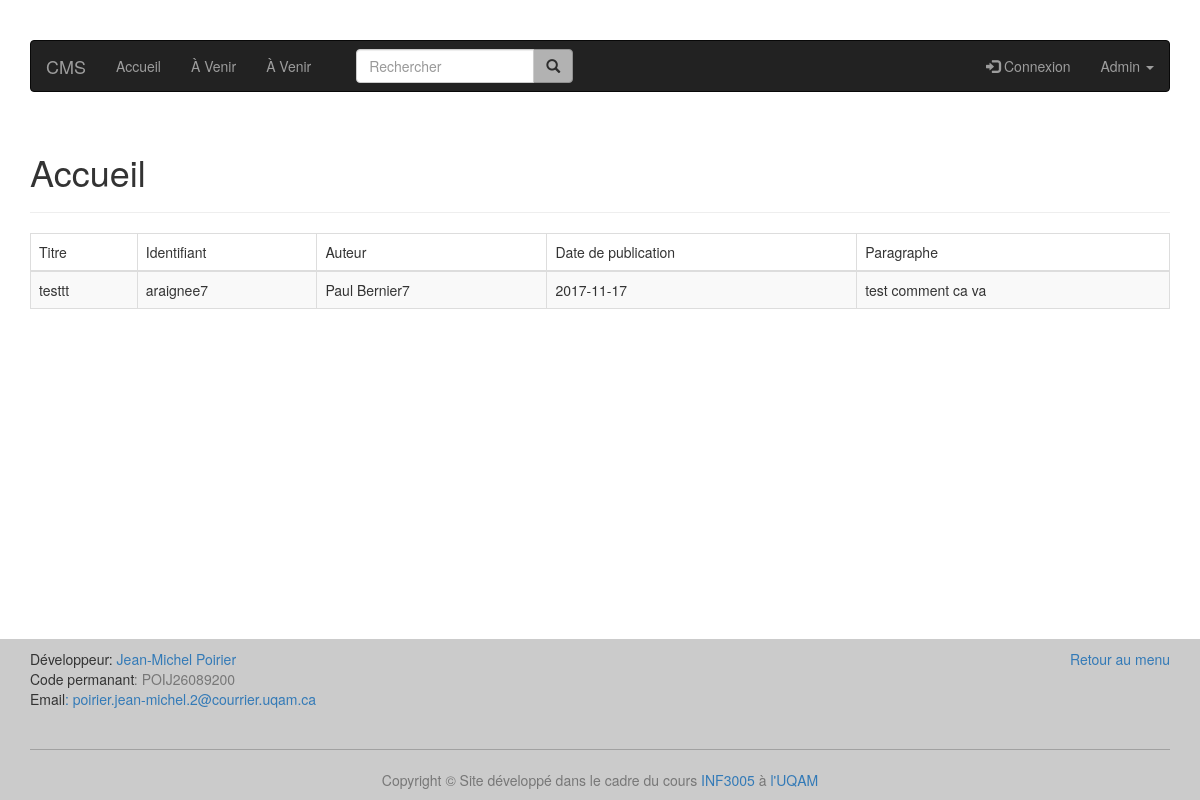
/article/araignee7, run on the app's committed database.
### tables this page shows
CREATE TABLE article (
  id integer primary key,
  titre varchar(100),
  identifiant varchar(50),
  auteur varchar(100),
  date_publication text,
  paragraphe varchar(500)
);

### index.py (the view)
@app.route('/article/<ident>')
def article_page(ident):
    article = get_db().get_article(ident)
    if article is None:
        return render_template('404.html'), 404
    else:
        return render_template('article.html', article=article)

### article.py (called while the page is built)
    def get_article(self, ident):
        cursor = self.get_connection2().cursor()
        print ident
        cursor.execute("SELECT id, titre, identifiant, auteur, "
                       "date_publication, paragraphe "
                       "FROM article WHERE date_publication < date('now')"
                       "AND identifiant = ?", (ident,))
        article = cursor.fetchone()
        return article

### database.py (called while the page is built)
    def get_connection2(self):
        if self.connection is None:
            self.connection = sqlite3.connect('db/db.db')
            self.connection.row_factory = sqlite3.Row
        return self.connection

    def disconnect(self):
        if self.connection is not None:
            self.connection.close()

### index.py (called while the page is built)
def get_db():
    db = getattr(g, '_database', None)
    if db is None:
        g._database = Article()
    return g._database

@app.teardown_appcontext
def close_connection(exception):
    db = getattr(g, '_database', None)
    if db is not None:
        db.disconnect()

### templates/article.html (shortened to what this page needs)
{% extends "layout.html" %}
{% block content %}
    <h1>Accueil</h1>
    <hr class="divider">
    <table class="table table-striped table-bordered">
        <thead>
        <td>Titre</td>
        <td>Identifiant</td>
        <td>Auteur</td>
        <td>Date de publication</td>
        <td>Paragraphe</td>
        </thead>
        <tr>
            <td>{{ article["titre"] }}</td>
            <td>{{ article["identifiant"] }}</td>
            <td>{{ article['auteur'] }}</td>
            <td>{{ article["date_publication"] }}</td>
            <td>{{ article['paragraphe' ]}}</td>
        </tr>
    </table>
{% endblock %}

### data on the page
article: titre "testtt", identifiant "araignee7", auteur "Paul Bernier7", date_publication "2017-11-17", paragraphe "test comment ca va"
